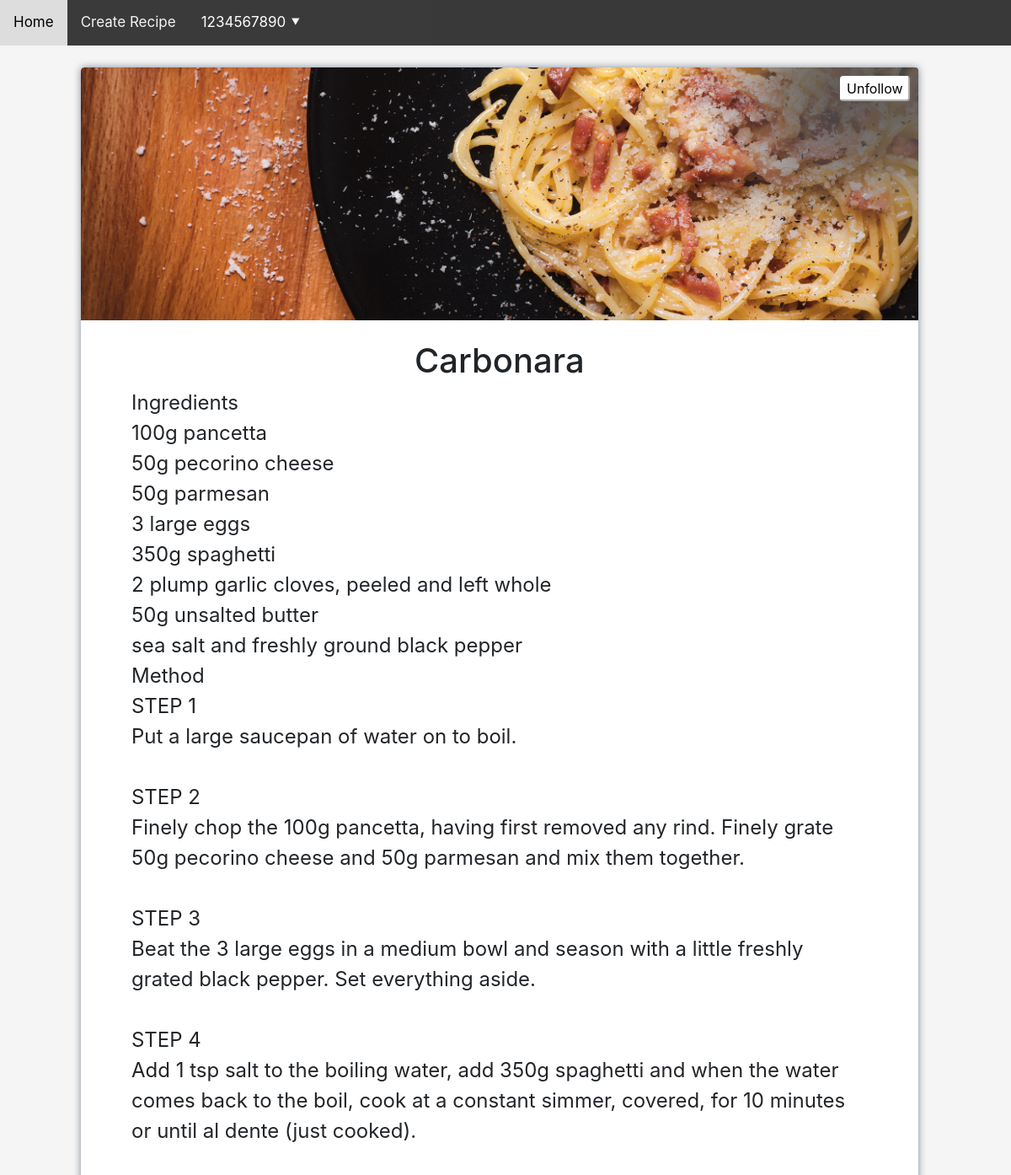
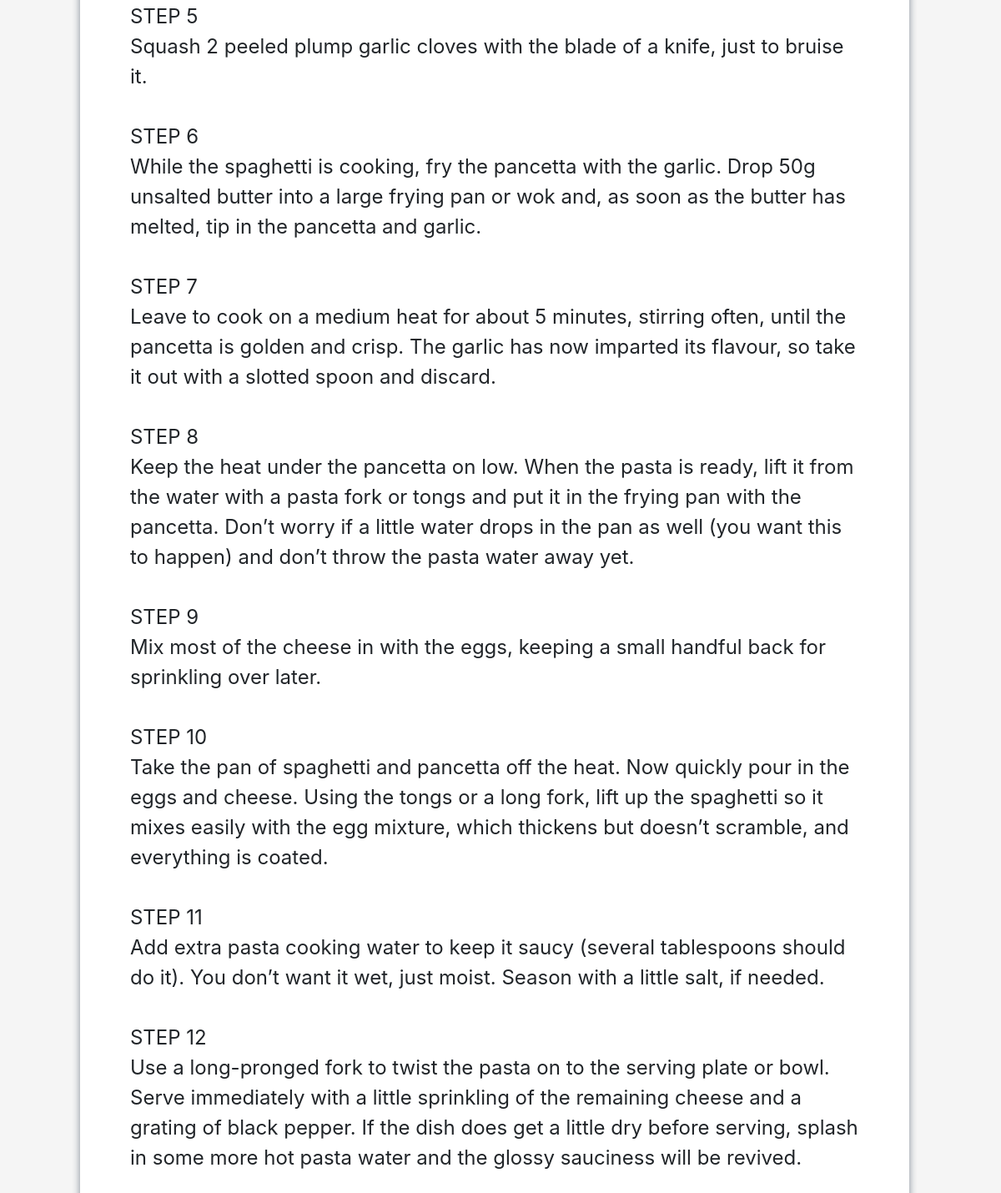
The page /recipe?id=4 (signed in) on the database its author committed (2 pictures, top to bottom).
### app/models.py (models this page shows)
class Users(db.Model, UserMixin):
    id = db.Column(db.Integer, primary_key=True)
    username = db.Column(db.String(40), nullable=False, index=True, unique=True)
    password = db.Column(db.String(120), nullable=False, index=True)

class Recipes(db.Model):
    id = db.Column(db.Integer, primary_key=True)
    name = db.Column(db.String(40), nullable=False, index=True)
    image = db.Column(db.String(40), nullable=False, index=True)
    text = db.Column(db.String(10000), nullable=False, index=True)

### app/views.py (the view)
@app.route('/recipe', methods=['GET', 'POST'])
def recipe():
    form = FollowRecipeForm()
    followed = False
    with app.app_context():
        recipe = models.Recipes.query.get(request.args.get('id', 'Guest'))
        if current_user.is_authenticated:
            relationship = models.FollowedRecipes.query.filter_by(userId=current_user.id, recipeId=recipe.id).first()
            if relationship:
                followed = True
    return render_template('recipe.html',
                           title='Main Page',
                           recipe=recipe,
                           form=form,
                           followed=followed)

### app/views.py (called while the page is built)
@loginManager.user_loader
def LoadUser(userId):
    with app.app_context():
        return models.Users.query.get(int(userId))

### app/templates/recipe.html (shortened to what this page needs)
<!DOCTYPE html>
<html lang="en">
<head>
    <link href="https://cdn.jsdelivr.net/npm/bootstrap@4.4.1/dist/css/bootstrap.min.css" rel="stylesheet">
    <link rel="stylesheet" href="{{ url_for('static', filename='css_recipe.css') }}" type="text/css">
</head>
<body>
    <div class="navigationBar">
        <a href="{{url_for('index')}}">Home</a>
        <a href="{{url_for('CreateRecipe')}}">Create Recipe</a>
        <div class="dropdown">
            {% if current_user.username != null %}
            <button class="dropbtn">{{ current_user.username }} &#11206</button>
            {% else %}
            <button class="dropbtn">User &#11206</button>
            <div class="dropdown-content">
                <a href="{{url_for('login')}}">Login</a>
                <a href="{{url_for('SignUp')}}">Sign Up</a>
            </div>
            {% endif %}
        </div>
    </div>
    <div class="mainBlock">
        <img src="{{ url_for('static', filename='images/' + recipe.image)}}" alt="{{ recipe.name }}" style="height: 300px; width: 100%; object-fit: cover;">
        <br>
        <br>
        {% if current_user.id != null %}
            {% if followed != True %}
                <button onclick="PerformPost()" id="followBtn" class="followBtn">Follow</button>
            {% else %}
                <button onclick="PerformPost()" id="followBtn" class="followBtn">Unfollow</button>
            {% endif %}
        {% endif %}
        <h1>{{ recipe.name }}</h1>
        <div class="text">
            {{ recipe.text | safe }}
        </div>
    </div>
</body>

### app/static/css_recipe.css (style rules this page uses)
body { background-color: #f5f5f5; margin-top: 20px; padding-left: 8%; }
.mainBlock { box-shadow: 0 0 10px 0 rgb(129 137 149); background-color: white; position: relative; border-radius: .25rem .25rem .25rem .25rem; overflow: hidden; width: 90%; padding-bottom: 10px; margin-top: 80px; text-align: center; }
.navigationBar { background-color: #131313d3; position: fixed; top: 0; left: 0; width: 100%; z-index: 2; }
.navigationBar a { float: left; display: block; color: #f2f2f2; text-align: center; padding: 14px 16px; text-decoration: none; font-size: 17px; }
.dropdown { float: left; display: block; color: #f2f2f2; text-align: center; text-decoration: none; font-size: 17px; min-width: 100px; }
.dropbtn { background-color: rgba(76, 175, 79, 0); color: white; text-align: center; padding: 14px; border: none; cursor: pointer; }
html { height: 100%; font-family: cursive; }
img { border-radius: .25rem .25rem 0 0; }
.text { font-size: x-large; text-align: left; margin-left: 60px; margin-right: 60px; margin-bottom: 50px; }
.followBtn { border-radius: .25rem .25rem .25rem .25rem; box-shadow: 0 0 100px 100px rgba(80, 80, 80, 0.86); border-color: white; background-color: white; right: 10px; top: 10px; position: absolute; }

### rows shown on the page
Users: username "1234567890"
Recipes: image (picture), name "Carbonara", text "Ingredients 100g pancetta 50g pecorino cheese 50g parmesan 3 large eggs 350g spaghetti 2 plump garlic cloves, peeled and left whole 50g unsalted butter sea salt and freshly ground black pepper Method STEP 1 Put a large saucepan of water on to boil. STEP 2 Finely chop the 100g pancetta, having first removed any rind. Finely grate 50g pecorino cheese and 50g parmesan and mix them together. STEP 3 Beat the 3 large eggs in a medium bowl and season with a little freshly grated black pepper. Set everything aside. STEP 4 Add 1 tsp salt to the boiling water, add 350g spaghetti and when the water comes back to the boil, cook at a constant simmer, covered, for 10 minutes or until al dente (just…"
